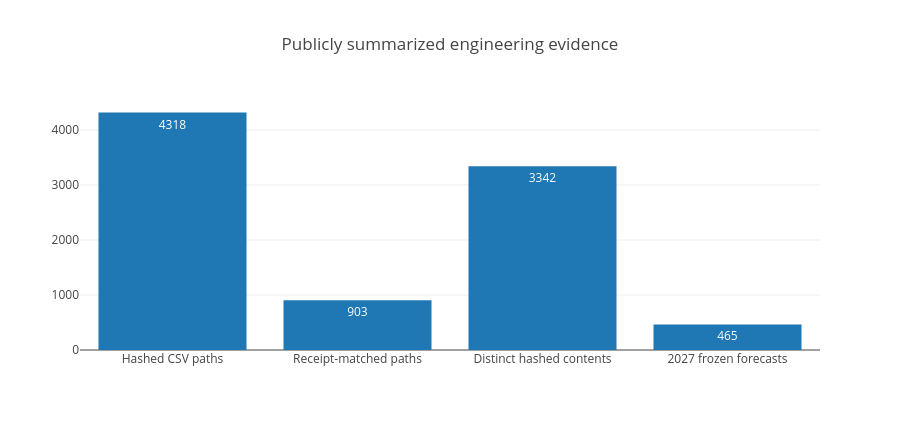

Here is the notebook cell this chart was saved with:
### Code cell
links = pd.DataFrame({'artifact':['Hashed CSV paths','Receipt-matched paths','Distinct hashed contents','2027 frozen forecasts'],'count':[4318,903,3342,465]})
fig = px.bar(links, x='artifact', y='count', text='count', title='Publicly summarized engineering evidence')
fig.show()

### Figure 1 — Plotly figure (JSON) as saved in the notebook; plotly's stock layout.template omitted (floating-point values rounded to 4 significant figures)
{"data": [{"type": "bar", "x": ["Hashed CSV paths", "Receipt-matched paths", "Distinct hashed contents", "2027 frozen forecasts"], "y": [4318, 903, 3342, 465], "text": ["4318", "903", "3342", "465"], "textposition": "auto"}], "layout": {"height": 430, "title": {"text": "Publicly summarized engineering evidence"}}}
